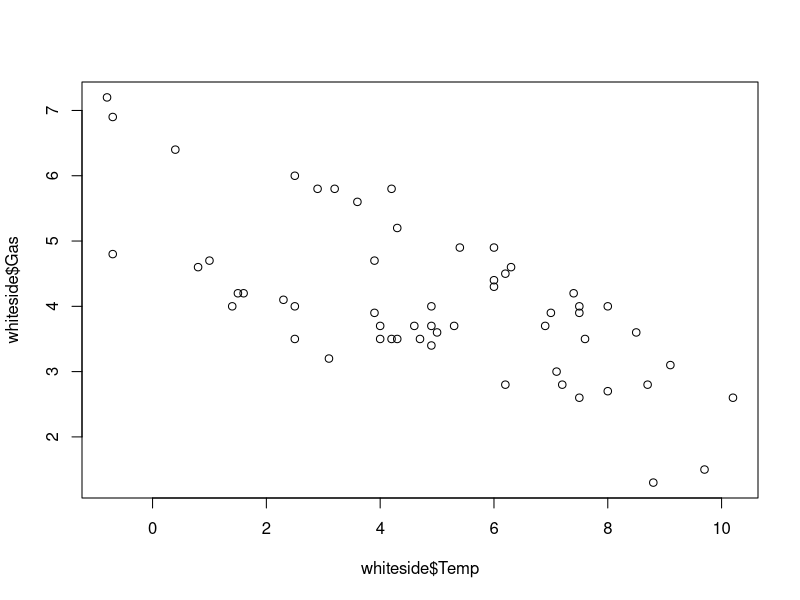
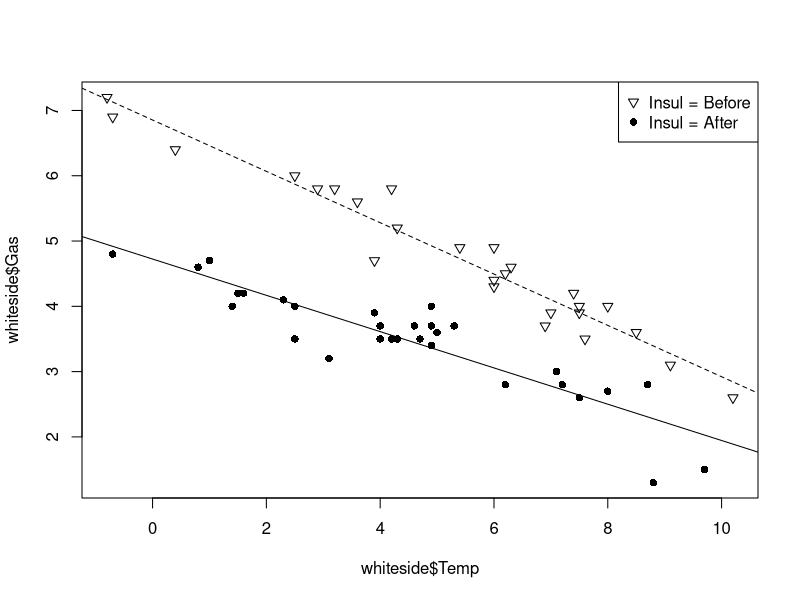

Here is the R script that generated these plots, in order:
## ---- chunk 1
knitr::opts_chunk$set(echo = TRUE)
## ---- chunk 2
#a
library(MASS)
library(robustbase)
datos<-MASS::mammals
datos_2<-Animals2


#b
dim(datos)
head(datos)
tail(datos)
str(datos)
dim(datos_2)
head(datos_2)
tail(datos_2)
str(datos_2)
#c
rownames(datos)
colnames(datos)
rownames(datos_2)
colnames(datos_2)
#d
commonAmbos<-intersect(rownames(datos),rownames(datos_2))
#e
no<-setdiff(rownames(datos),rownames(datos_2))
no #4 animales
no_2<-setdiff(rownames(datos_2),rownames(datos))
no_2 #7 animales
#Son mamíferos
## ---- chunk 3

## ---- chunk 4

## ---- chunk 5

## ---- chunk 6

## ---- chunk 7

## ---- chunk 8
#Diagrama de dispersión global.
plot(whiteside$Temp, whiteside$Gas)
#Diagrama de dispersión etiquetando según un factor.
plot(whiteside$Temp, whiteside$Gas, pch=c(6,16)[whiteside$Insul])
legend(x="topright",legend=c("Insul = Before","Insul = After"), pch=c(6,16))
# Planteamos 2 modelos lineales, uno para los datos de cada factor
Model1 <- lm(Gas ~ Temp, data = whiteside, subset = which(Insul == "Before"))
Model2 <- lm(Gas ~ Temp, data = whiteside, subset = which(Insul == "After"))
# Representamos las rectas correspondientes a cada modelo lineal
abline(Model1, lty=2)
abline(Model2)
